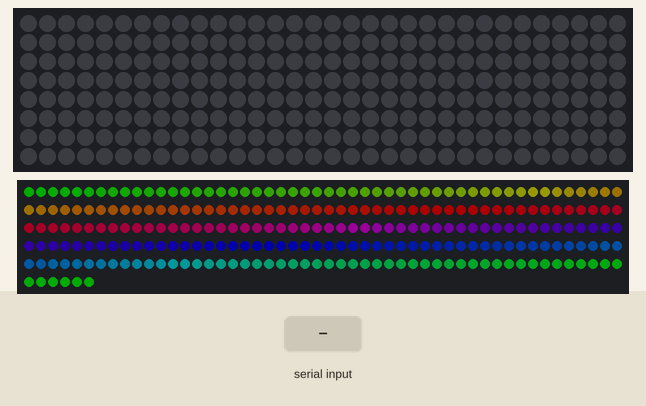
A sketch run on a simulated Arduino Uno, built with avr-gcc and run on an emulated ATmega328P. Parts: 32×8 RGB LED matrix (first LED top left, wired row by row), 256 RGB LEDs in strip order, left to right, continuing on the next row. The test bench sets the inputs (shaded band). Dim RGB values are drawn brighter than linear.

Above: at 1.2 s.
1.3 s: "0\n" received over Serial
2.8 s: "90,45,200\n" received over Serial
Timing chart, 0 to 5.8 s (numbered marks = the images above; inputs shaded):
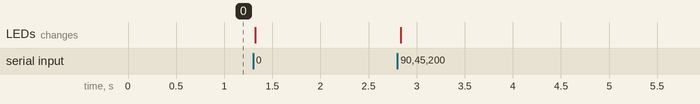

The sketch:

ruban_led_matrix.ino
```cpp
#include <Adafruit_GFX.h>
#include <Adafruit_NeoMatrix.h>
#include <Adafruit_NeoPixel.h>
#include <Wire.h>


#define PIN 6              // Arduino pin 6 to DIN of 8x32 matrix.


Adafruit_NeoMatrix strip = Adafruit_NeoMatrix(32, 8, PIN,
  NEO_MATRIX_TOP    + NEO_MATRIX_LEFT +
  NEO_MATRIX_COLUMNS + NEO_MATRIX_ZIGZAG,
  NEO_GRB            + NEO_KHZ800);


Adafruit_NeoPixel matrix = Adafruit_NeoPixel(256, PIN, NEO_GRB + NEO_KHZ800);


const uint16_t colors[] = {
  strip.Color(255, 0, 0), strip.Color(0, 255, 0), strip.Color(255, 255, 0),strip.Color(0, 0, 255), strip.Color(255, 0, 255), strip.Color(0, 255, 255), strip.Color(255, 255, 255)};


String chaine;
String lum;
String pix;

void setup()
{
  strip.begin();
  matrix.begin();
  matrix.show();            // Initialize all pixels to 'off'
  matrix.setBrightness(48);   // overall brightness

  Serial.begin(9600);
  Serial.setTimeout(1);
  rainbow(1);

}


void loop()
{
while(Serial.available()>0){
    chaine += char(Serial.read());
    delay(2);
  }
  if(chaine != ""){
    lum = chaine.substring(0,1);
    pix = chaine.substring(1,4);

    if (lum.toInt() ==0){
      matrix.setPixelColor(pix.toInt(), matrix.Color(0,0,0));
    }
    else{
       matrix.setPixelColor(pix.toInt(), Wheel((pix.toInt()) & 255));
    }
matrix.show();


    chaine = "";

  }
  delay(10);


}


void rainbow(uint8_t wait)
{

    for(int i=0; i<257; i++)
    {
      matrix.setPixelColor(i, Wheel((i) & 255));
    }
    matrix.show();
    delay(wait);

}


// Input a value 0 to 255 to get a color value.
// The colours are a transition r - g - b - back to r.
uint32_t Wheel(byte WheelPos)
{
  if(WheelPos < 85)
  {
   return matrix.Color(WheelPos * 3, 255 - WheelPos * 3, 0);
  }
  else if(WheelPos < 170)
  {
   WheelPos -= 85;
   return matrix.Color(255 - WheelPos * 3, 0, WheelPos * 3);
  }
  else
  {
   WheelPos -= 170;
   return matrix.Color(0, WheelPos * 3, 255 - WheelPos * 3);
  }
}
```
